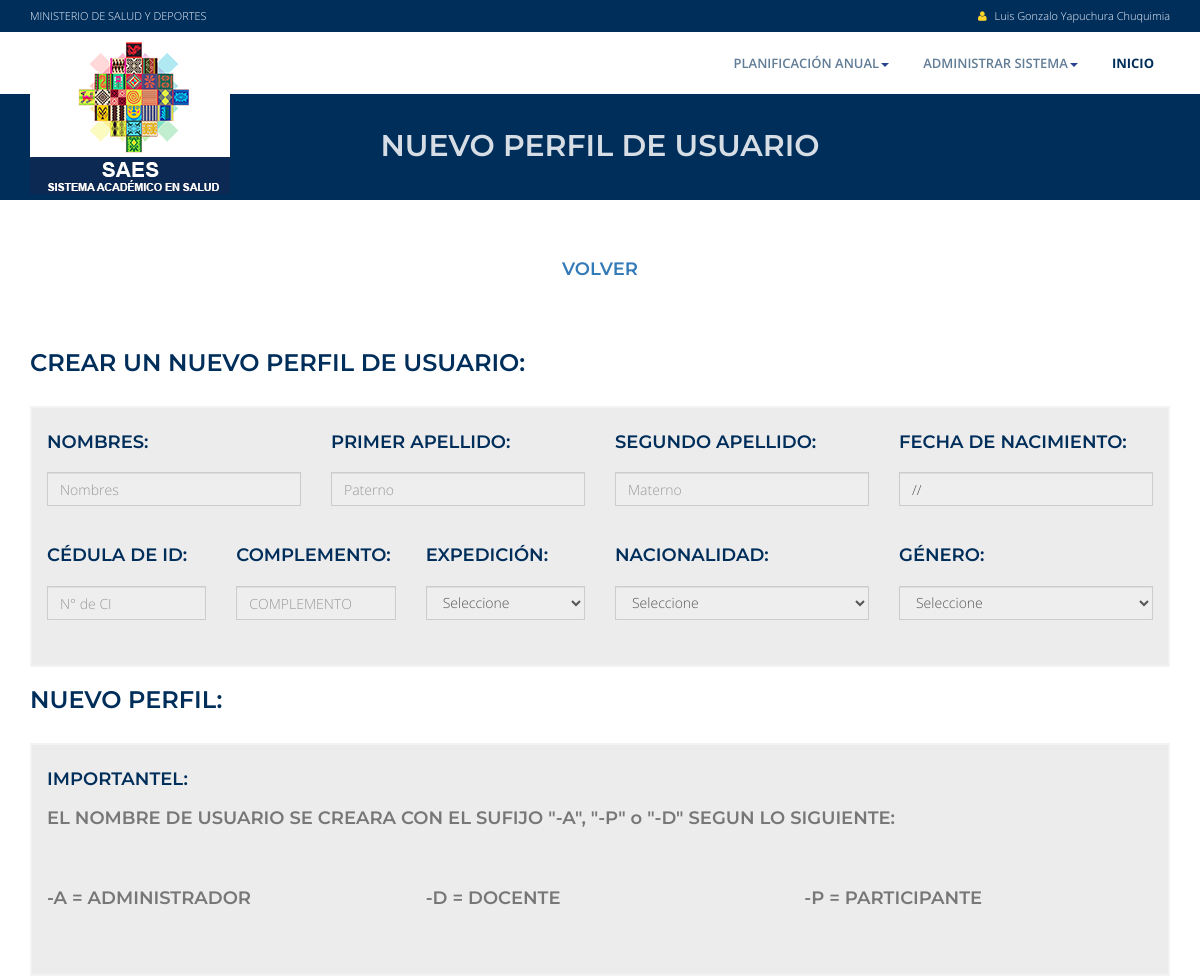
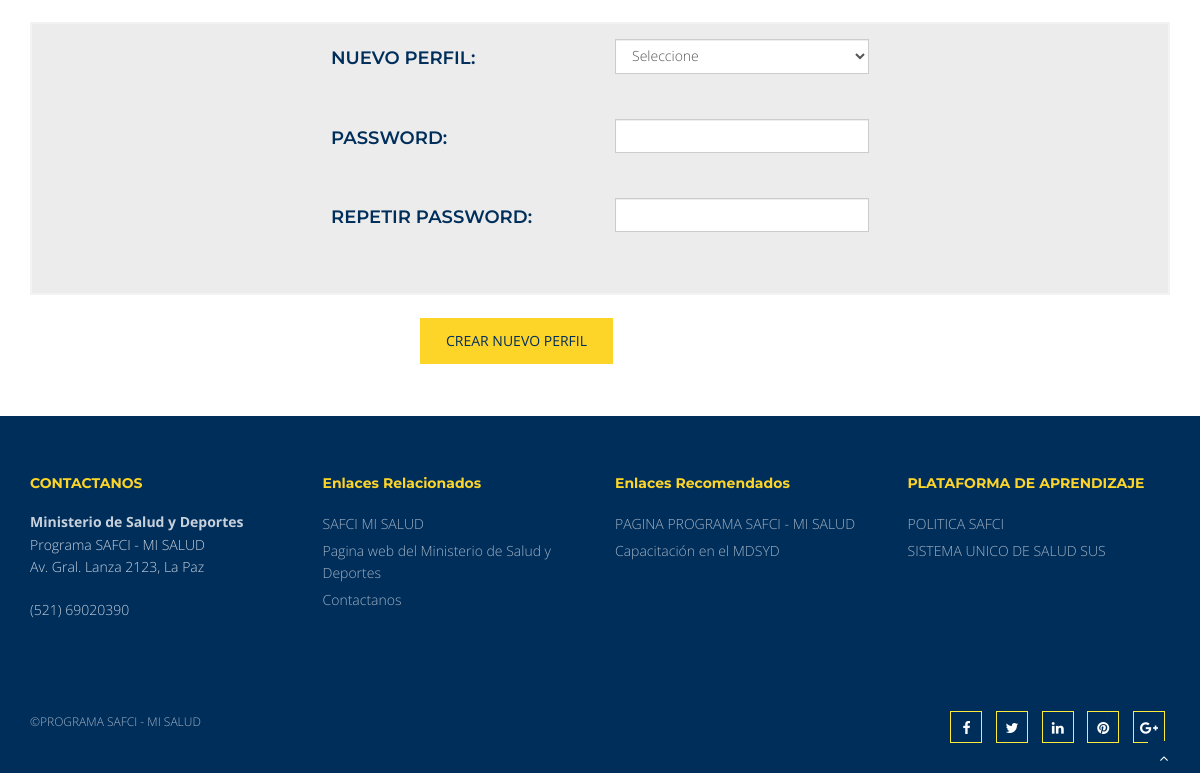
The page /administrar_sistema/nuevo_perfil.php (signed in) on the database its author committed (2 pictures, top to bottom).
### tables this page shows
CREATE TABLE `nombre` (
  `idnombre` int(11) NOT NULL,
  `paterno` varchar(45) DEFAULT NULL,
  `materno` varchar(45) DEFAULT NULL,
  `nombre` varchar(45) DEFAULT NULL,
  `ci` varchar(45) DEFAULT NULL,
  `complemento` varchar(45) DEFAULT NULL,
  `exp` varchar(45) DEFAULT NULL,
  `fecha_nac` date DEFAULT NULL,
  `idnacionalidad` int(11) DEFAULT NULL,
  `idgenero` int(11) DEFAULT NULL
);

### administrar_sistema/nuevo_perfil.php (the view, shortened to what this page needs)
<?php include("../inc.config.php");?>
<?php
$idnombre_ss  = $_SESSION['idnombre_ss'];
$idusuario_mod_ss = $_SESSION['idusuario_mod_ss'];
$sql_n =" SELECT nombre.nombre, nombre.paterno, nombre.materno, nombre.ci, nombre.complemento, nombre.exp, ";
$sql_n.=" nombre.fecha_nac, nombre.idnacionalidad, nombre.idgenero, nombre.idnombre, usuarios.usuario FROM nombre, usuarios ";
$sql_n.=" WHERE usuarios.idnombre=nombre.idnombre AND usuarios.idusuario='$idusuario_mod_ss' ";
$result_n = mysqli_query($link,$sql_n);
$row_n = mysqli_fetch_array($result_n);
?>
<!DOCTYPE html>
<html lang="es">
<head>
<link href="../css/bootstrap.min.css" rel="stylesheet" />
<link href="../css/fancybox/jquery.fancybox.css" rel="stylesheet">
<link href="../css/flexslider.css" rel="stylesheet" />
<link href="../css/style.css" rel="stylesheet" />
<link rel="stylesheet" href="../css/jquery-ui.min.css">
<link rel="stylesheet" href="../css/style.css">
</head>
    <body>
    <div id="wrapper">
    <div class="topbar">
    <div class="container">
        <div class="row">
        <div class="col-md-12">
            <p class="pull-left hidden-xs">MINISTERIO DE SALUD Y DEPORTES</p>
            <p class="pull-right"><i class="fa fa-user"></i>
                <?php
                    $sqlus = "SELECT nombre, paterno, materno FROM nombre WHERE idnombre='$idnombre_ss'";
                    $resultus = mysqli_query($link,$sqlus);
                    $rowus = mysqli_fetch_array($resultus);
                ?>
            <?php echo $rowus[0];?> <?php echo $rowus[1];?> <?php echo $rowus[2];?></p>
        </div>
        </div>
    </div>
    </div>
	<header>
        <div class="navbar navbar-default navbar-static-top">
            <div class="container">
                <div class="navbar-header">
                  <a class="navbar-brand" href="../intranet.php"><img src="../img/logo_saes.png" alt="logo"/></a>
                </div>
                <?php include("../menu_planes.php");?>
            </div>
        </div>
	</header>
	<section id="inner-headline">
	<div class="container">
		<div class="row">
			<div class="col-lg-12">
				<h2 class="pageTitle">NUEVO PERFIL DE USUARIO</h2>
			</div>
		</div>
	</div>
	</section>
	<section id="content">
	<div class="container">
	  <div class="row">
		<div class="tg-main-section tg-banner tg-haslayout parallax-window" data-parallax="scroll" data-bleed="100" data-speed="0.2" data-image-src="images/slider/img-03.jpg">
          <h4 align="center"><a href="mostrar_usuario.php">VOLVER</a></h4>
        </div>
      </div>
    <div class="row">
    <div class="col-md-8"><h3>CREAR UN NUEVO PERFIL DE USUARIO:</h3></div>
    <div class="col-md-4"></div>
    </div>
<div class="box-area">
<div class="form-group row">
    <div class="col-sm-3 mb-3 mb-sm-0">
    <h4>NOMBRES:</h4>
    <input type="text" class="form-control" name="nombre" placeholder="Nombres"
    required pattern="^([A-ZÁÉÍÓÚ]{1}[a-zñáéíóú]+[\s]*)+$"
    title="El nombre con Mayúscula al inicio y minúsculas despues." value="<?php echo $row_n[0];?>" disabled/>
    </div>
    <div class="col-sm-3">
    <h4>PRIMER APELLIDO:</h4>
    <input type="text" class="form-control" name="paterno" placeholder="Paterno"
    required pattern="^([A-ZÁÉÍÓÚ]{1}[a-zñáéíóú]+[\s]*)+$"
    title="El apellido paterno con Mayúscula al inicio y minúsculas despues." value="<?php echo $row_n[1];?>"  disabled/>
    </div>
    <div class="col-sm-3">
    <h4>SEGUNDO APELLIDO:</h4>
    <input type="text" class="form-control" name="materno" placeholder="Materno"
    required pattern="^([A-ZÁÉÍÓÚ]{1}[a-zñáéíóú]+[\s]*)+$"
    title="El apellido materno con Mayúscula al inicio y minúsculas despues." value="<?php echo $row_n[2];?>" disabled/>
    </div>
    <div class="col-sm-3">
    <h4>FECHA DE NACIMIENTO:</h4>
    <input type="text" id="fecha1" class="form-control" name="fecha_nac" value="<?php
        $fecha_n = explode('-',$row_n[6]);
        $fecha_nac = $fecha_n[2].'/'.$fecha_n[1].'/'.$fecha_n[0];
        echo $fecha_nac;
        ?>" disabled>
    </div>
    </div>
    <div class="form-group row">
    <div class="col-sm-2 mb-3 mb-sm-0">
    <h4>CÉDULA DE ID:</h4>
    <input type="text" class="form-control" name="ci" placeholder="N° de CI"
    required pattern="[A-Z0-9_-]{5,12}$"
    title="El numero de CI solo puede contener DIGITOS numéricos." value="<?php echo $row_n[3];?>"  disabled>
    </div>
    <div class="col-sm-2 mb-3 mb-sm-0">
    <h4>COMPLEMENTO:</h4>
    <input type="text" class="form-control" name="complemento" placeholder="COMPLEMENTO" value="<?php echo $row_n[4];?>" disabled>
    </div>
    <div class="col-sm-2">
    <h4>EXPEDICIÓN:</h4>
          <select name="exp"  id="exp" class="form-control" disabled >
          <option selected>Seleccione</option>
          </select>
    </div>
    <div class="col-sm-3">
    <h4>NACIONALIDAD:</h4>
          <select name="idnacionalidad"  id="idnacionalidad" class="form-control" disabled >
          <option selected>Seleccione</option>
          </select>
    </div>
    <div class="col-sm-3">
    <h4>GÉNERO:</h4>
    <select name="idgenero"  id="idgenero" class="form-control" disabled >
          <option selected>Seleccione</option>
          </select>
    </div>
</div>
</div>
<div class="row">
<div class="col-md-6"><h3>NUEVO PERFIL:</h3></div>
<div class="col-md-6"></div>
</div>
<div class="box-area">
<form name="PERFIL" action="guarda_perfil_usuario.php" method="post">
<div class="row">
<div class="col-md-12"><h4>IMPORTANTEL:</h4><h4 class="text-muted">EL NOMBRE DE USUARIO SE CREARA CON EL SUFIJO "-A", "-P" o "-D" SEGUN LO SIGUIENTE:</h4></div>
</div>
<div class="row">
<div class="col-md-4"><h4 class="text-muted">  -A = ADMINISTRADOR</h4></div>
<div class="col-md-4"><h4 class="text-muted">  -D = DOCENTE</h4></div>
<div class="col-md-4"><h4 class="text-muted">  -P = PARTICIPANTE</h4></div>
</div>
</div>
<div class="box-area">
<div class="row">
<div class="col-md-3"><h4></h4></div>
<div class="col-md-3"><h4>NUEVO PERFIL:</h4></div>
<div class="col-md-3">
<select size="1" name="perfil" id="perfil" class="form-control" required>
        <option value="">Seleccione</option>
    </select>
</div>
<div class="col-md-3"><h4></h4></div>
</div>
<div class="row">
<div class="col-md-3"><h4></h4></div>
<div class="col-md-3"><h4>PASSWORD:</h4></div>
<div class="col-md-3"><input type="password" class="form-control" name="new_password" required> </div>
<div class="col-md-3"><h4></h4></div>
</div>
<div class="row">
<div class="col-md-3"><h4></h4></div>
<div class="col-md-3"><h4>REPETIR PASSWORD:</h4></div>
<div class="col-md-3"><input type="password" class="form-control" name="new_password_rep" required> </div>
<div class="col-md-3"><h4></h4></div>
</div>
</div>
    <div class="row">
        <div class="col-md-4"><h4></h4></div>
        <div class="col-md-8">
            <button type="button" class="btn btn-primary" data-toggle="modal" data-target="#exampleModal">
            CREAR NUEVO PERFIL
            </button>
        </div>
        </div>
    </div>
</div>
	<footer>
	<?php include("../footer.php");?>
	</footer>
<a href="#" class="scrollup"><i class="fa fa-angle-up active"></i></a>
</body>
</html>

### css/style.css (style rules this page uses)
body { font-family:'Open Sans', Arial, sans-serif; font-weight:300; line-height:1.6em; color:#656565; font-size: 1.4em; }
h1,h2 { font-weight: 600; line-height:1.1em; color: #002e5b; font-family: 'Montserrat', sans-serif; margin-bottom: 20px; text-transform: uppercase; }
h3, h4, h5, h6 { line-height:1.1em; color: #002e5b; margin-bottom: 20px; font-family: 'Montserrat', sans-serif; font-weight: 600; }
input, button, select, textarea { border-radius: 0px !important; }
#wrapper { width:100%; margin:0; padding:0; }
.row,.row-fluid { margin-bottom:30px; }
.topbar { background-color: #002e5b; padding: 5px 0; font-size: 11px !important; }
.topbar .container .row { margin: 0; padding:0; }
.topbar .container .row .col-md-12 { padding:0; }
.topbar p { margin:0; display:inline-block; font-size: 11px; color: #f1f6ff; }
.topbar p > i { margin-right:5px; color: #fdd428; }
.topbar p:last-child { text-align:right; }
header .navbar { margin-bottom: 0; }
.navbar-default { border: none; }
.navbar-brand { color: #222; text-transform: uppercase; font-size: 24px; font-weight: 700; line-height: 1em; letter-spacing: -1px; margin-top: 10px; padding: 0 0 0 15px; }
.navbar-default .navbar-brand { color: #1891EC; }
header .navbar { min-height: 70px;padding: 18px 0;background: #ffffff; }
header .navbar { min-height: 62px; padding: 0; }
.pageTitle { color: #fff; margin: 30px 0 3px; display: inline-block; }
#content { position:relative; background:#fff; padding:50px 0 0px 0; }
#inner-headline { background: #002e5b;position: relative;margin: 0;padding: 0; }
#inner-headline h2.pageTitle { color: rgba(255, 255, 255, 0.84); padding: 5px 0; display:block; text-transform: capitalize; text-align: center; }
.btn { text-align: center;color: #002e5b;padding: 12px 25px;border-radius: 0;background: #fdd428;border-color: #fdd428; }
footer { background: #002e5b; }
.box-area { padding: 15px;background: #ececec;margin-top: -21px;border: 2px solid #f3f3f3; }
footer { padding:50px 0 0 0; color:#f8f8f8; }
.scrollup { position:fixed; width:32px; height:32px; bottom:0px; right:20px; background: #002e5b; }
a.scrollup { outline:0; text-align: center; }
a.scrollup i { margin-top: 10px; color: #fff; }

### rows shown on the page
nombre: nombre "Luis Gonzalo", paterno "Yapuchura", materno "Chuquimia"
